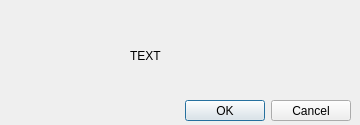
<?xml version="1.0" encoding="UTF-8"?>
<ui version="4.0">
 <class>Dialog</class>
 <widget class="QDialog" name="Dialog">
  <property name="geometry">
   <rect>
    <x>0</x>
    <y>0</y>
    <width>360</width>
    <height>125</height>
   </rect>
  </property>
  <property name="sizePolicy">
   <sizepolicy hsizetype="Fixed" vsizetype="Fixed">
    <horstretch>0</horstretch>
    <verstretch>0</verstretch>
   </sizepolicy>
  </property>
  <property name="minimumSize">
   <size>
    <width>360</width>
    <height>125</height>
   </size>
  </property>
  <property name="maximumSize">
   <size>
    <width>360</width>
    <height>125</height>
   </size>
  </property>
  <property name="windowTitle">
   <string>Dialog</string>
  </property>
  <property name="modal">
   <bool>true</bool>
  </property>
  <widget class="QLabel" name="text">
   <property name="geometry">
    <rect>
     <x>130</x>
     <y>20</y>
     <width>211</width>
     <height>71</height>
    </rect>
   </property>
   <property name="sizePolicy">
    <sizepolicy hsizetype="Fixed" vsizetype="Fixed">
     <horstretch>0</horstretch>
     <verstretch>0</verstretch>
    </sizepolicy>
   </property>
   <property name="text">
    <string>TEXT</string>
   </property>
   <property name="alignment">
    <set>Qt::AlignLeading|Qt::AlignLeft|Qt::AlignVCenter</set>
   </property>
   <property name="wordWrap">
    <bool>true</bool>
   </property>
  </widget>
  <widget class="QLabel" name="icon">
   <property name="geometry">
    <rect>
     <x>10</x>
     <y>10</y>
     <width>101</width>
     <height>101</height>
    </rect>
   </property>
   <property name="text">
    <string/>
   </property>
   <property name="pixmap">
    <pixmap>../img/cancel.png</pixmap>
   </property>
   <property name="scaledContents">
    <bool>true</bool>
   </property>
   <property name="alignment">
    <set>Qt::AlignCenter</set>
   </property>
  </widget>
  <widget class="QDialogButtonBox" name="buttonBox">
   <property name="geometry">
    <rect>
     <x>130</x>
     <y>100</y>
     <width>221</width>
     <height>21</height>
    </rect>
   </property>
   <property name="orientation">
    <enum>Qt::Horizontal</enum>
   </property>
   <property name="standardButtons">
    <set>QDialogButtonBox::Cancel|QDialogButtonBox::Ok</set>
   </property>
   <property name="centerButtons">
    <bool>false</bool>
   </property>
  </widget>
 </widget>
 <resources/>
 <connections/>
</ui>
